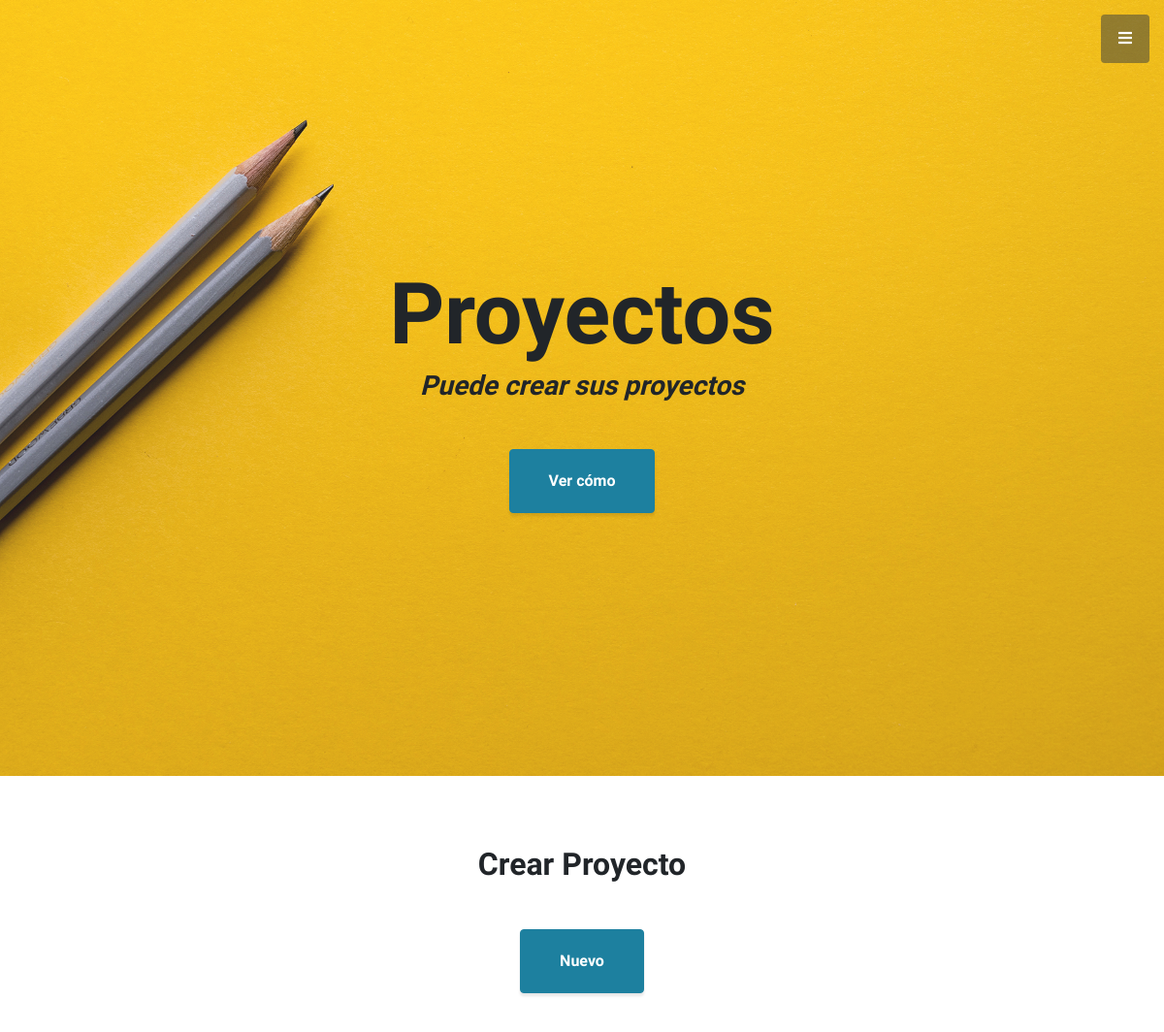
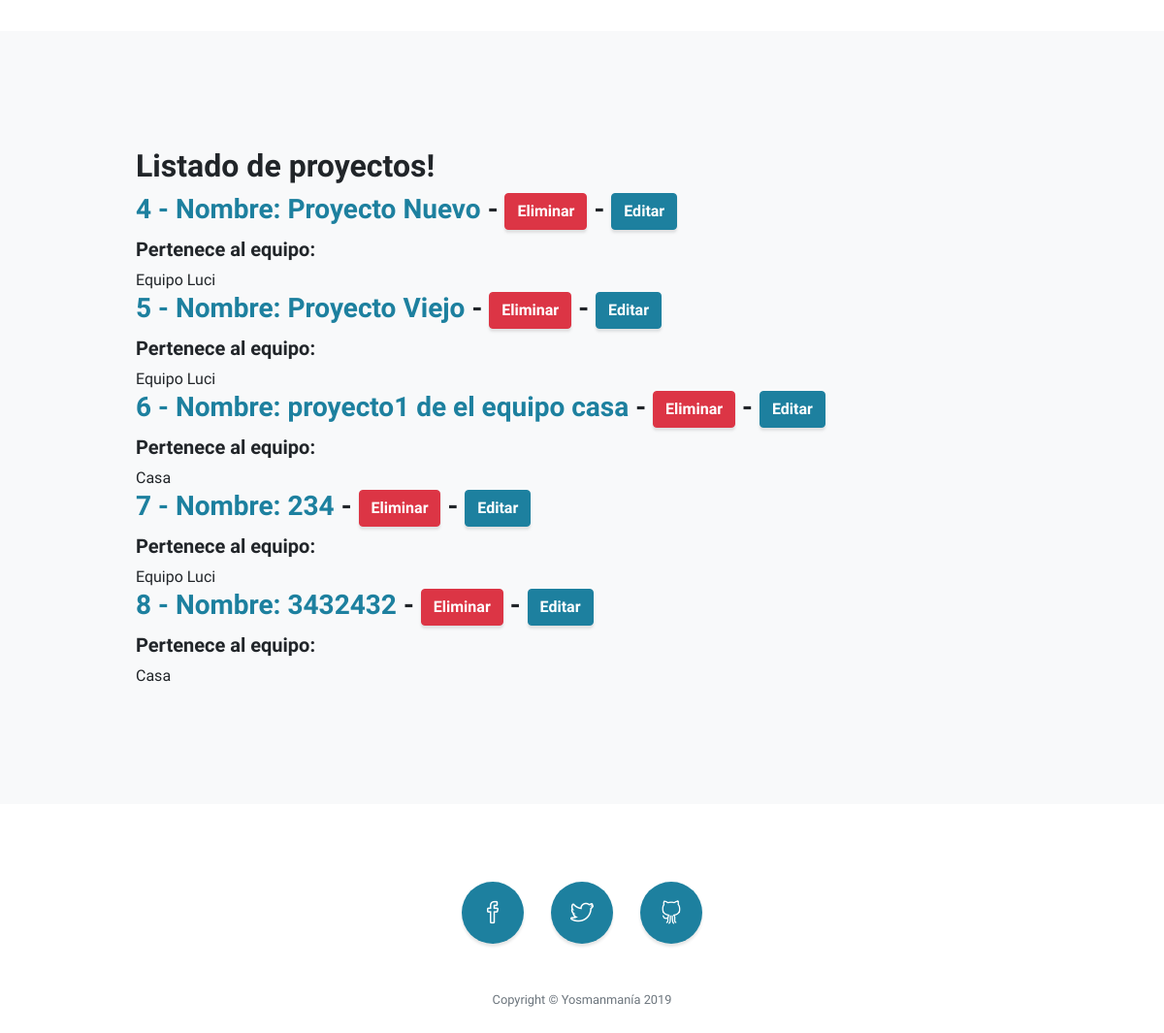
/app/project_list/, run on the app's committed database (2 pictures, top to bottom).
### app/models.py (models this page shows, shortened)
class Project(models.Model):
    team = models.ForeignKey(
        Team,
        verbose_name='Equipo',
        on_delete=models.CASCADE,
        help_text='Equipo al que pertenece el proyecto'
    )
    name = models.CharField(
        max_length=200,
        verbose_name='nombre',
    )
    manager_name = models.CharField(
        max_length=200,
        verbose_name='nombre del gerente',
        default='test'
    )
    manager_code = models.CharField(
        max_length=200,
        verbose_name='código del gerente',
        default='test'
    )
    planning_start_date = models.DateField(
        verbose_name='Fecha planeada de inicio',
        auto_now=False
    )
    planning_end_date = models.DateField(
        verbose_name='Fecha planeada de finalización',
        auto_now=False
    )
    real_start_date = models.DateField(
        verbose_name='Fecha real de inicio',
        auto_now=False
    )
    real_end_date = models.DateField(
        verbose_name='Fecha real de finalización',
        auto_now=False
    )
    full_duration = models.IntegerField(
        verbose_name='Duración',
        default=0
    )
    class Meta:
        verbose_name = 'Proyecto'
        verbose_name_plural = 'Proyectos'

class Team(models.Model):
    name = models.CharField(
        max_length=200,
        verbose_name='Nombre',
        help_text='Nombre del equipo'
    )
    user = models.ManyToManyField(
        User,
        verbose_name='Usuario',
        help_text='Usuarios que hacen parte del equipo'
    )
    def __str__(self):
        return self.name
    class Meta:
        verbose_name = 'Equipo'
        verbose_name_plural = 'Equipos'

### app/views.py (the view)
class ProjectListView(ListView):
    model = models.Project
    template = 'project_list.html'
    def get_context_data(self, **kwargs):
        context = super().get_context_data(**kwargs)
        return context
    def get_queryset(self):
        queryset = models.Project.objects.all()
        return queryset

### app/templates/project_list.html (shortened to what this page needs)
<!DOCTYPE html>
<html lang="en">
<head>
  <link href="/static/vendor/bootstrap/css/bootstrap.min.css" rel="stylesheet">
  <link href="/static/vendor/fontawesome-free/css/all.min.css" rel="stylesheet" type="text/css">
  <link href="/static/vendor/simple-line-icons/css/simple-line-icons.css" rel="stylesheet">
  <link href="/static/css/stylish-portfolio.min.css" rel="stylesheet">
</head>
{% block foo %}
   {% include "menu.html" %}
{% endblock %}
<body id="page-top">
<header class="masthead d-flex">
    <div class="container text-center my-auto">
      <h1 class="mb-1">Proyectos</h1>
      <h3 class="mb-5">
        <em>Puede crear sus proyectos</em>
      </h3>
      <a class="btn btn-primary btn-xl js-scroll-trigger" href="#about">Ver cómo</a>
    </div>
</header>
  <section >
    <br>
    <br>
    <br>
    <div class="container text-center">
      <h2 class="mx-auto mb-5">Crear Proyecto</h2>
      <a class="btn btn-primary btn-xl" href="/app/project_create/">Nuevo</a>
    </div>
    <br>
    <br>
    <br>
  </section>
  <section class="content-section bg-light" id="about">
    <div class="container">
      <div class="row">
        <div class="col-lg-10 mx-auto">
          <h2>Listado de proyectos!</h2>
            {% for project in object_list %}
            <h3 class="project-item__header-title">
                <a href="/app/project/{{ project.id }}/"> {{ project.id }} - Nombre: {{ project.name }}</a>
                - <a href="/app/project-delete/{{ project.id }}/" class="btn btn-danger">Eliminar</a>
                - <a href="/app/project_update/{{ project.id }}/" class="btn btn-primary">Editar</a>
            </h3>
            <h5>Pertenece al equipo:</h5> {{ project.team }}
            {% empty %}
                <p class="lead mb-5">No hay resultados</p>
            {% endfor %}
        </div>
      </div>
    </div>
  </section>
  <footer class="footer text-center">
    <div class="container">
      <ul class="list-inline mb-5">
        <li class="list-inline-item">
          <a class="social-link rounded-circle text-white mr-3" href="#">
            <i class="icon-social-facebook"></i>
          </a>
        </li>
        <li class="list-inline-item">
          <a class="social-link rounded-circle text-white mr-3" href="#">
            <i class="icon-social-twitter"></i>
          </a>
        </li>
        <li class="list-inline-item">
          <a class="social-link rounded-circle text-white" href="#">
            <i class="icon-social-github"></i>
          </a>
        </li>
      </ul>
      <p class="text-muted small mb-0">Copyright &copy; Yosmanmanía 2019</p>
    </div>
  </footer>
</body>
</html>

### data on the page
Project: id "4", name "Proyecto Nuevo", team "Equipo Luci"
Project: id "5", name "Proyecto Viejo", team "Equipo Luci"
Project: id "6", name "proyecto1 de el equipo casa", team "Casa"
Project: id "7", name "234", team "Equipo Luci"
Project: id "8", name "3432432", team "Casa"
